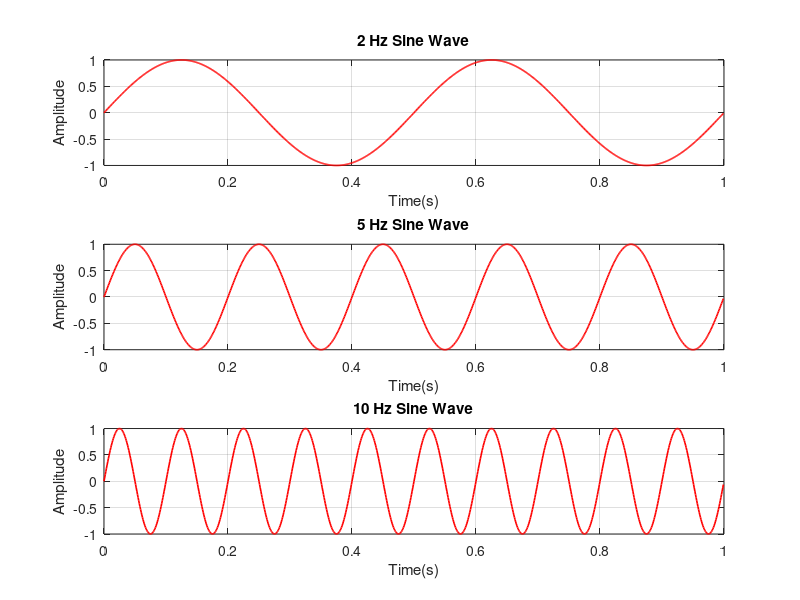
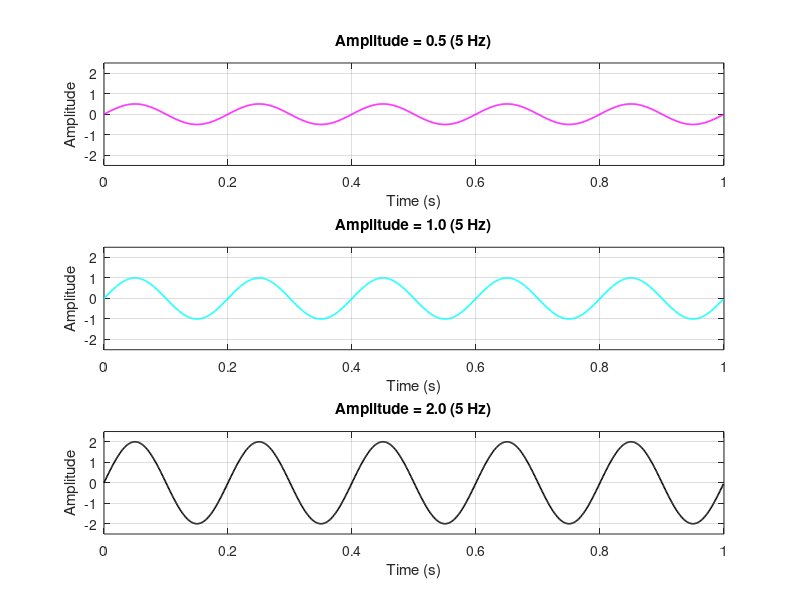
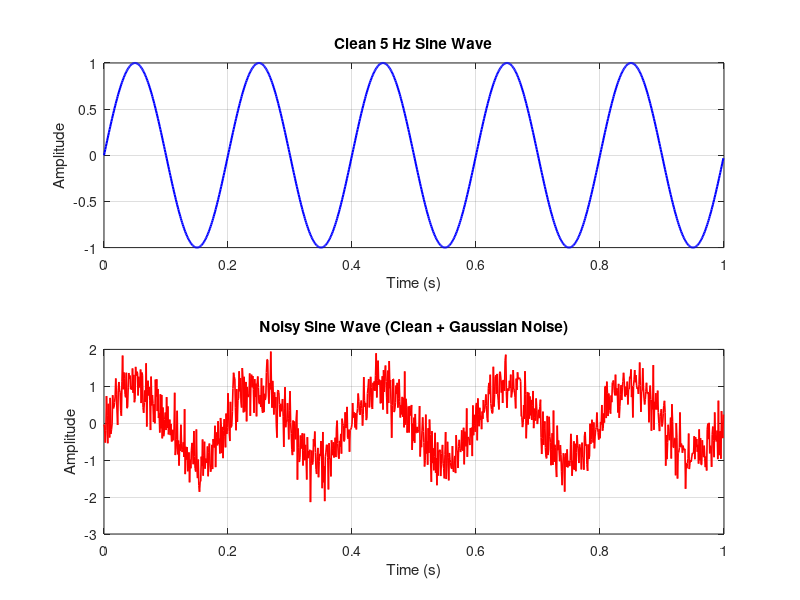
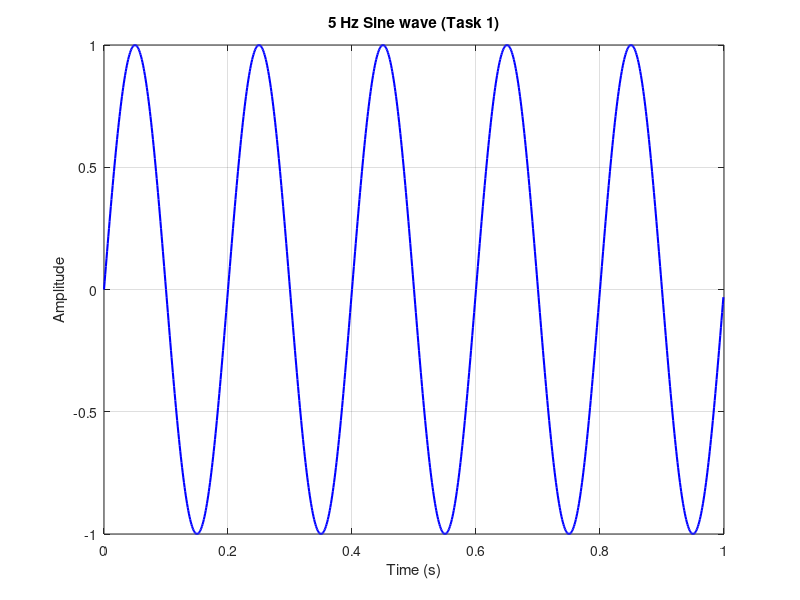

These figures' MATLAB source, in order:
fs = 1000;
t = 0:1/fs:1-1/fs;

%% Task 1 %%

A1 = 1;
f1 = 5;
y1 = A1 * sin(2*pi*f1*t);

figure('Name','Task1: Basic sine wave')
plot(t, y1, 'b', 'LineWidth', 1.5);
title('5 Hz Sine wave (Task 1)');
xlabel('Time (s)');
ylabel('Amplitude');
grid on;

%% Task 2 Compare Different Frequencies %%
f_low = 2;
f_mid = 5;
f_high = 10;
yLow = sin(2*pi*f_low*t);
yMid = sin(2*pi*f_mid*t);
yHigh = sin(2*pi*f_high*t);

fig_freq = figure('Name', 'Task2: Frequency Comparison');

subplot(3, 1, 1);
plot(t, yLow, 'r', 'LineWidth', 1.2);
title('2 Hz Sine Wave');
xlabel('Time(s)');
ylabel('Amplitude');
grid on;

subplot(3, 1, 2);
plot(t, yMid, 'r', 'LineWidth', 1.2);
title('5 Hz Sine Wave');
xlabel('Time(s)');
ylabel('Amplitude');
grid on;

subplot(3, 1, 3);
plot(t, yHigh, 'r', 'LineWidth', 1.2);
title('10 Hz Sine Wave');
xlabel('Time(s)');
ylabel('Amplitude');
grid on;

%% --- Task 3: Compare Different Amplitudes ---
A_small = 0.5;
A_medium = 1.0;
A_large = 2.0;
f_const = 5;            % Same frequency for all

y_A05 = A_small * sin(2 * pi * f_const * t);
y_A10 = A_medium * sin(2 * pi * f_const * t);
y_A20 = A_large * sin(2 * pi * f_const * t);

fig_amp = figure('Name', 'Task 3: Amplitude Comparison');
subplot(3, 1, 1);
plot(t, y_A05, 'm', 'LineWidth', 1.2);
title('Amplitude = 0.5 (5 Hz)');
xlabel('Time (s)');
ylabel('Amplitude');
ylim([-2.5 2.5]);
grid on;

subplot(3, 1, 2);
plot(t, y_A10, 'c', 'LineWidth', 1.2);
title('Amplitude = 1.0 (5 Hz)');
xlabel('Time (s)');
ylabel('Amplitude');
ylim([-2.5 2.5]);
grid on;

subplot(3, 1, 3);
plot(t, y_A20, 'k', 'LineWidth', 1.2);
title('Amplitude = 2.0 (5 Hz)');
xlabel('Time (s)');
ylabel('Amplitude');
ylim([-2.5 2.5]);
grid on;

%% --- Task 4: Add Noise ---
clean_signal = sin(2 * pi * 5 * t);
noise = 0.4 * randn(size(t));      % Zero-mean Gaussian random noise
noisy_signal = clean_signal + noise;

fig_noise = figure('Name', 'Task 4: Clean vs Noisy Signal');
subplot(2, 1, 1);
plot(t, clean_signal, 'b', 'LineWidth', 1.5);
title('Clean 5 Hz Sine Wave');
xlabel('Time (s)');
ylabel('Amplitude');
grid on;

subplot(2, 1, 2);
plot(t, noisy_signal, 'r', 'LineWidth', 1.2);
title('Noisy Sine Wave (Clean + Gaussian Noise)');
xlabel('Time (s)');
ylabel('Amplitude');
grid on;

%% --- Task 5: Save Figures ---
saveas(fig_freq, 'frequency_comparison.png');
saveas(fig_amp, 'amplitude_comparison.png');
saveas(fig_noise, 'clean_vs_noisy_signal.png');

disp('All tasks completed and figures saved successfully.');
